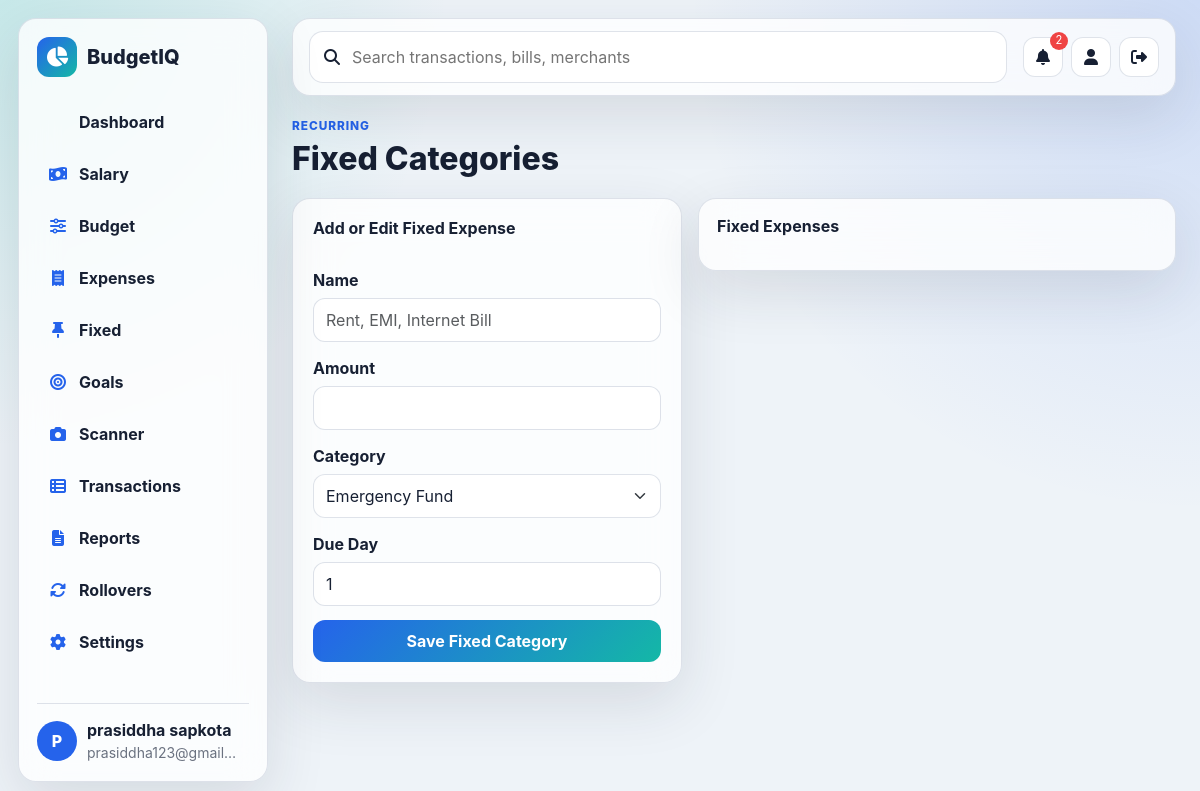
Screenshot of /fixed (signed in) with the database file from the repository.
### models.py (models this page shows, shortened)
class User(UserMixin, db.Model):
    __tablename__ = "users"
    id = db.Column(db.Integer, primary_key=True)
    name = db.Column(db.String(120), nullable=False)
    email = db.Column(db.String(255), nullable=False, unique=True, index=True)
    password_hash = db.Column(db.String(255), nullable=False)
    created_at = db.Column(db.DateTime, default=datetime.utcnow)

### routes/main.py (the view, shortened to what this page needs)
@main_bp.route("/fixed", methods=["GET", "POST"])
@login_required
def fixed():
    rows = FixedExpense.query.filter_by(user_id=current_user.id).order_by(FixedExpense.name.asc()).all()
    return render_template("fixed.html", rows=rows, categories=user_categories())

### routes/main.py (called while the page is built)
def user_categories():
    return Category.query.filter_by(user_id=current_user.id).order_by(Category.name.asc()).all()

### templates/fixed.html (shortened to what this page needs)
{% extends "base.html" %}
{% block content %}
<section class="page-head"><div><p class="eyebrow">Recurring</p><h1>Fixed Categories</h1></div></section>
<section class="two-col">
  <form class="glass-panel stack-form" method="post">
    <h2>Add or Edit Fixed Expense</h2>
    <label>Name<input class="form-control" name="name" id="fixedName" placeholder="Rent, EMI, Internet Bill" required></label>
    <label>Amount<input class="form-control" type="number" step="0.01" name="amount" id="fixedAmount" required></label>
    <label>Category<select class="form-select" name="category_id" id="fixedCategory">{% for c in categories %}<option value="{{ c.id }}">{{ c.name }}</option>{% endfor %}</select></label>
    <label>Due Day<input class="form-control" type="number" min="1" max="28" name="due_day" id="fixedDue" value="1"></label>
    <button class="btn btn-primary">Save Fixed Category</button>
  </form>
  <div class="glass-panel table-card">
    <h2>Fixed Expenses</h2>
  </div>
</section>
{% endblock %}

### templates/base.html (shortened to what this page needs)
<!doctype html>
<html lang="en" data-theme="{{ active_theme }}">
<head>
  <link href="https://cdn.jsdelivr.net/npm/bootstrap@5.3.3/dist/css/bootstrap.min.css" rel="stylesheet">
  <link href="https://cdnjs.cloudflare.com/ajax/libs/font-awesome/6.5.2/css/all.min.css" rel="stylesheet">
  <link href="{{ url_for('static', filename='css/style.css') }}" rel="stylesheet">
</head>
<body>
  {% if current_user.is_authenticated %}
  <aside class="sidebar glass-panel">
    <div class="brand"><span class="brand-icon"><i class="fa-solid fa-chart-pie"></i></span><span>BudgetIQ</span></div>
    <nav>
      <a href="{{ url_for('main.dashboard') }}"> Dashboard</a>
      <a href="{{ url_for('main.salary') }}"><i class="fa-solid fa-money-bill-wave"></i> Salary</a>
      <a href="{{ url_for('main.budget') }}"><i class="fa-solid fa-sliders"></i> Budget</a>
      <a href="{{ url_for('main.expenses') }}"><i class="fa-solid fa-receipt"></i> Expenses</a>
      <a href="{{ url_for('main.fixed') }}"><i class="fa-solid fa-thumbtack"></i> Fixed</a>
      <a href="{{ url_for('main.goals') }}"><i class="fa-solid fa-bullseye"></i> Goals</a>
      <a href="{{ url_for('main.scanner') }}"><i class="fa-solid fa-camera"></i> Scanner</a>
      <a href="{{ url_for('main.transactions') }}"><i class="fa-solid fa-table-list"></i> Transactions</a>
      <a href="{{ url_for('main.reports') }}"><i class="fa-solid fa-file-lines"></i> Reports</a>
      <a href="{{ url_for('main.rollovers') }}"><i class="fa-solid fa-rotate"></i> Rollovers</a>
      <a href="{{ url_for('main.settings') }}"><i class="fa-solid fa-gear"></i> Settings</a>
    </nav>
    <div class="profile-chip">
      <div class="avatar">{{ current_user.name[:1]|upper }}</div>
      <div><strong>{{ current_user.name }}</strong><small>{{ current_user.email }}</small></div>
    </div>
  </aside>
  {% endif %}
  <main class="{% if current_user.is_authenticated %}app-shell{% else %}auth-shell{% endif %}">
    {% if current_user.is_authenticated %}
    <header class="topbar glass-panel">
      <form class="searchbar" action="{{ url_for('main.transactions') }}">
        <i class="fa-solid fa-magnifying-glass"></i>
        <input name="q" placeholder="Search transactions, bills, merchants">
      </form>
      <div class="top-actions">
        <form method="post" action="{{ url_for('main.mark_notifications_read') }}">
          <button class="icon-btn" title="Notifications"><i class="fa-solid fa-bell"></i>{% if unread_count %}<span>{{ unread_count }}</span>{% endif %}</button>
        </form>
        <a class="icon-btn" href="{{ url_for('main.profile') }}" title="Profile"><i class="fa-solid fa-user"></i></a>
        <a class="icon-btn" href="{{ url_for('auth.logout') }}" title="Logout"><i class="fa-solid fa-right-from-bracket"></i></a>
      </div>
    </header>
    {% endif %}
    {% block content %}{% endblock %}
  </main>
</body>
</html>

### static/css/style.css (style rules this page uses)
:root { --bg: #eef3f8; --panel: rgba(255, 255, 255, 0.78); --panel-strong: rgba(255, 255, 255, 0.92); --text: #172033; --muted: #6b7280; --line: rgba(148, 163, 184, 0.3); --primary: #2563eb; --primary-2: #14b8a6; --danger: #ef4444; --shadow: 0 20px 60px rgba(31, 41, 55, 0.12); }
* { box-sizing: border-box; }
body { min-height: 100vh; margin: 0; color: var(--text); background: radial-gradient(circle at top left, rgba(20, 184, 166, 0.18), transparent 28rem), radial-gradient(circle at top right, rgba(37, 99, 235, 0.16), transparent 32rem), var(--bg); font-family: Inter, "Segoe UI", Arial, sans-serif; }
a { color: var(--primary); text-decoration: none; }
h1 { font-size: 2rem; font-weight: 800; margin: 0; letter-spacing: 0; }
h2 { font-size: 1rem; font-weight: 750; margin: 0 0 1rem; letter-spacing: 0; }
small, .muted { color: var(--muted); }
.glass-panel { background: var(--panel); border: 1px solid var(--line); border-radius: 18px; box-shadow: var(--shadow); backdrop-filter: blur(18px); }
.sidebar { position: fixed; inset: 18px auto 18px 18px; width: 250px; padding: 18px; display: flex; flex-direction: column; z-index: 10; }
.brand { display: flex; align-items: center; gap: 10px; font-size: 1.25rem; font-weight: 800; margin-bottom: 22px; }
.brand-icon { width: 40px; height: 40px; display: grid; place-items: center; border-radius: 12px; background: linear-gradient(135deg, var(--primary), var(--primary-2)); color: white; }
.sidebar nav { display: grid; gap: 6px; }
.sidebar nav a { color: var(--text); padding: 11px 12px; border-radius: 12px; display: flex; gap: 12px; align-items: center; font-weight: 650; }
.sidebar nav i { width: 18px; color: var(--primary); text-align: center; }
.profile-chip { margin-top: auto; display: flex; gap: 10px; align-items: center; padding-top: 14px; border-top: 1px solid var(--line); min-width: 0; }
.profile-chip small { display: block; overflow: hidden; text-overflow: ellipsis; white-space: nowrap; max-width: 150px; }
.avatar { width: 40px; height: 40px; border-radius: 50%; display: grid; place-items: center; background: var(--primary); color: #fff; font-weight: 800; }
.app-shell { padding: 18px 24px 40px 292px; }
.topbar { min-height: 72px; padding: 12px 16px; display: flex; align-items: center; gap: 16px; margin-bottom: 22px; }
.searchbar { flex: 1; display: flex; align-items: center; gap: 10px; padding: 12px 14px; border: 1px solid var(--line); border-radius: 14px; background: var(--panel-strong); }
.searchbar input { width: 100%; border: 0; outline: 0; background: transparent; color: var(--text); }
.top-actions, .button-row { display: flex; align-items: center; gap: 8px; }
.icon-btn { position: relative; width: 40px; height: 40px; border: 1px solid var(--line); background: var(--panel-strong); color: var(--text); border-radius: 12px; display: inline-grid; place-items: center; }
.icon-btn span { position: absolute; top: -6px; right: -6px; min-width: 18px; height: 18px; padding: 0 5px; border-radius: 9px; background: var(--danger); color: #fff; font-size: 0.7rem; }
.page-head { display: flex; align-items: center; justify-content: space-between; gap: 16px; margin-bottom: 20px; }
.eyebrow { margin: 0 0 4px; text-transform: uppercase; color: var(--primary); font-size: 0.74rem; font-weight: 800; letter-spacing: 0.08em; }
.chart-card, .budget-summary, .alerts-card, .table-card, .goals-mini, .goal-card { padding: 18px; }
.two-col { display: grid; grid-template-columns: 390px minmax(0, 1fr); gap: 16px; align-items: start; }
.stack-form { padding: 20px; display: grid; gap: 14px; }
.stack-form label { display: grid; gap: 6px; font-weight: 700; }
.form-control, .form-select { min-height: 44px; border-radius: 12px; border-color: var(--line); background-color: var(--panel-strong); color: var(--text); }
.btn { border-radius: 12px; font-weight: 750; min-height: 42px; }
.btn-primary { background: linear-gradient(135deg, var(--primary), var(--primary-2)); border: 0; }

### rows the page displays
User: name "P", name "prasiddha sapkota", email "prasiddha123@gmail…"

### other values shown
{{ unread_count }} "2"
form field category_id "Emergency Fund"
